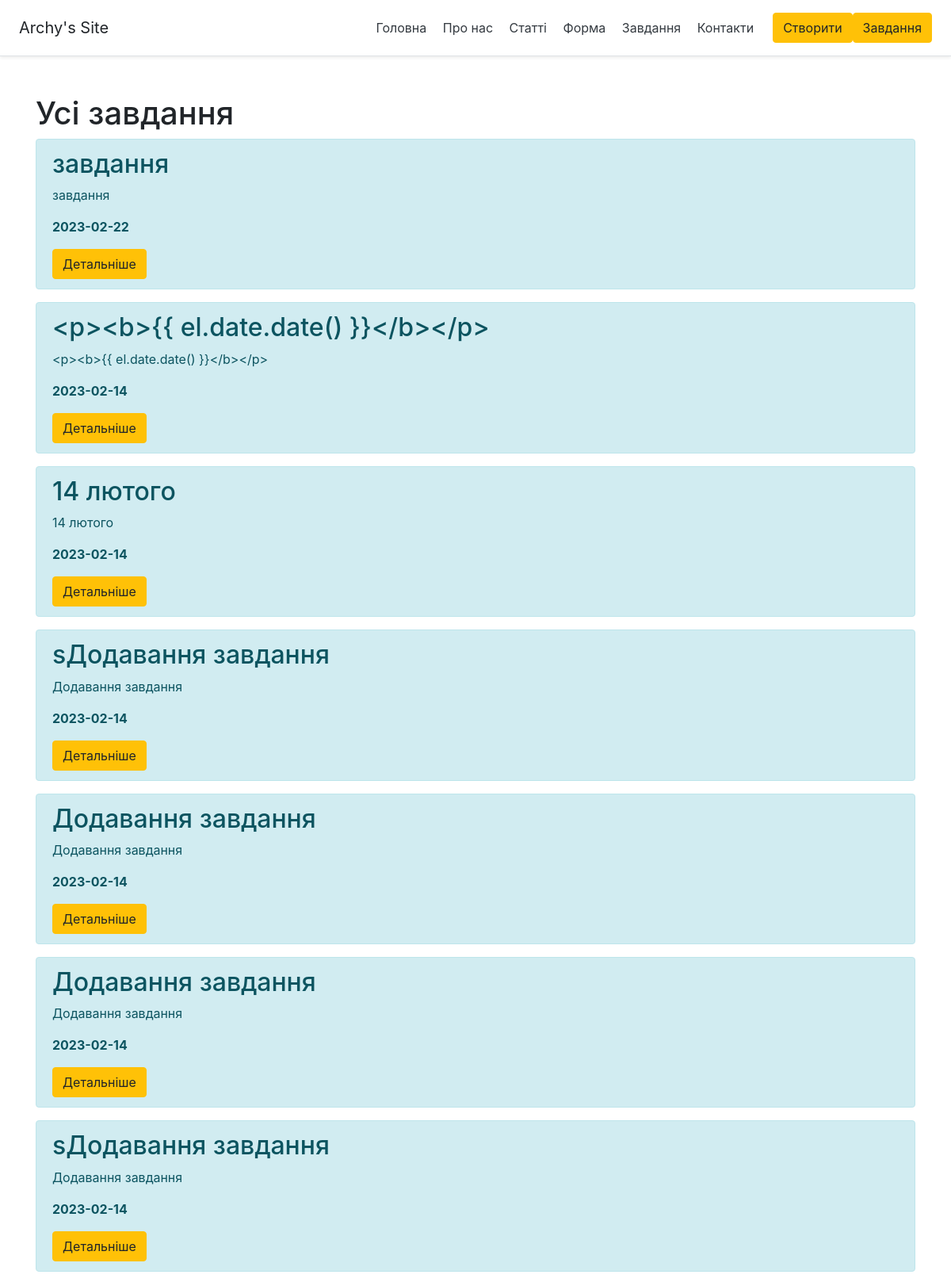
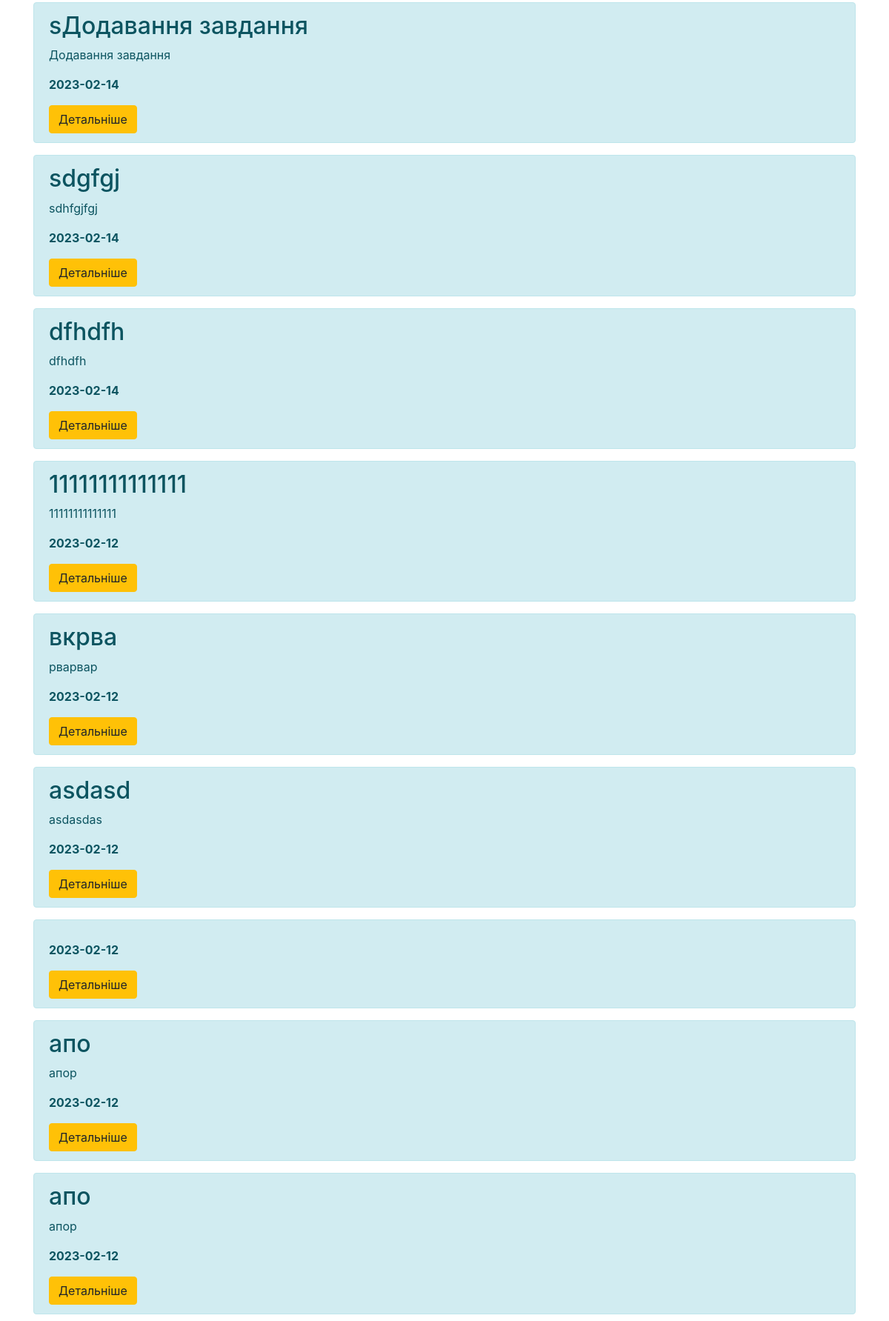
/zadaniya (upper part), run on the app's committed database (2 pictures, top to bottom).
### app.py (models this page shows, shortened)
class Tasks(db.Model):
    id = db.Column(db.Integer, primary_key=True)
    nazva = db.Column(db.String(50), nullable=False)
    task_text = db.Column(db.String(100), nullable=False)
    answer = db.Column(db.String(100), nullable=False)
    date = db.Column(db.DateTime, default=datetime.utcnow)

### app.py (the view)
@app.route('/zadaniya')
def zadaniya():
    tasks = Tasks.query.order_by(Tasks.date.desc()).all()
    return render_template('zadaniya.html', tasks=tasks)

### templates/zadaniya.html (shortened to what this page needs)
{% extends 'base.html' %}
{% block body %}
<div class = "container mt-5">
    <h1>Усі завдання</h1>
    {% for el in tasks %}
    <div class="alert alert-info">
        <h2>{{ el.nazva }}</h2>
        <p>{{ el.task_text }}</p>
        <p><b>{{ el.date.date() }}</b></p>
        <a href="/zadaniya/{{el.id}}" class="btn btn-warning">Детальніше</a>
    </div>
    {% endfor %}
</div>
{% endblock %}

### static/css/main.css (style rules this page uses)
body { background: red; }

### data on the page
Tasks: nazva "завдання", task_text "завдання", date "2023-02-22"
Tasks: nazva "<p><b>{{ el.date.date() }}</b></p>", task_text "<p><b>{{ el.date.date() }}</b></p>", date "2023-02-14"
Tasks: nazva "14 лютого", task_text "14 лютого", date "2023-02-14"
Tasks: nazva "sДодавання завдання", task_text "Додавання завдання", date "2023-02-14"
Tasks: nazva "Додавання завдання", task_text "Додавання завдання", date "2023-02-14"
Tasks: nazva "Додавання завдання", task_text "Додавання завдання", date "2023-02-14"
Tasks: nazva "sДодавання завдання", task_text "Додавання завдання", date "2023-02-14"
Tasks: nazva "sДодавання завдання", task_text "Додавання завдання", date "2023-02-14"
Tasks: nazva "sdgfgj", task_text "sdhfgjfgj", date "2023-02-14"
Tasks: nazva "dfhdfh", task_text "dfhdfh", date "2023-02-14"
Tasks: nazva "11111111111111", task_text "11111111111111", date "2023-02-12"
Tasks: nazva "вкрва", task_text "рварвар", date "2023-02-12"
Tasks: nazva "asdasd", task_text "asdasdas", date "2023-02-12"
Tasks: date "2023-02-12"
Tasks: nazva "апо", task_text "апор", date "2023-02-12"
Tasks: nazva "апо", task_text "апор", date "2023-02-12"
